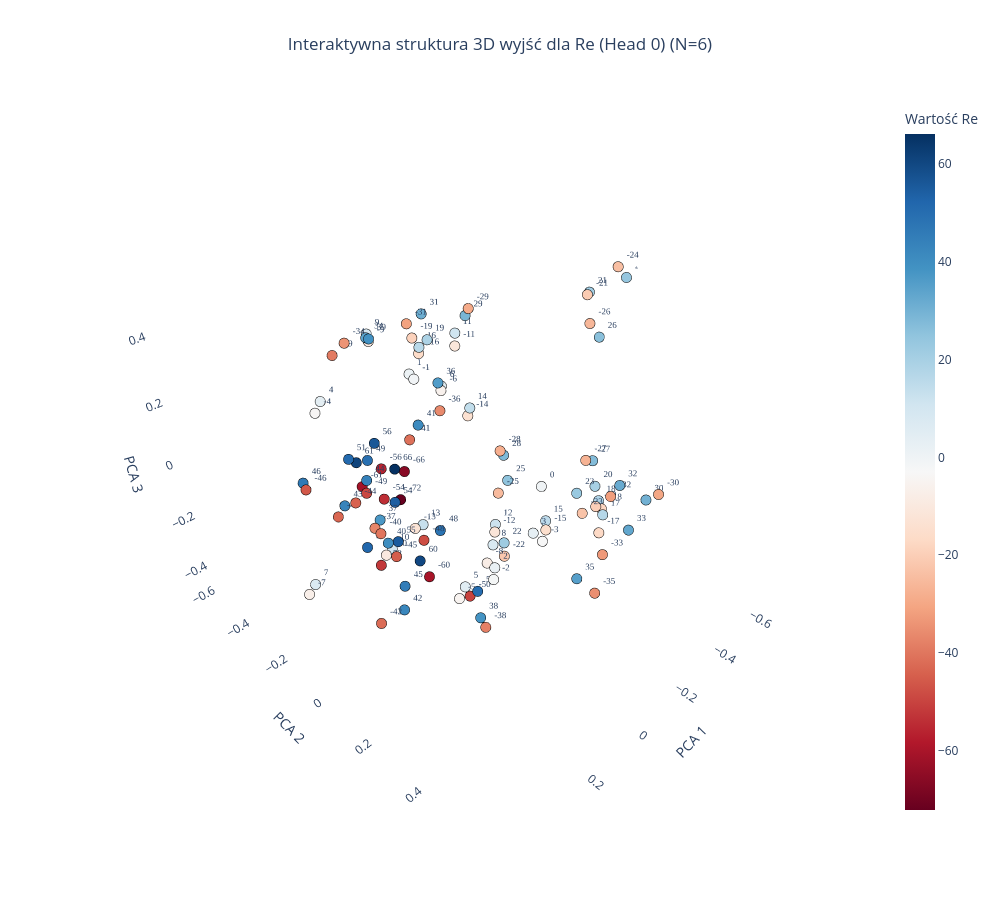
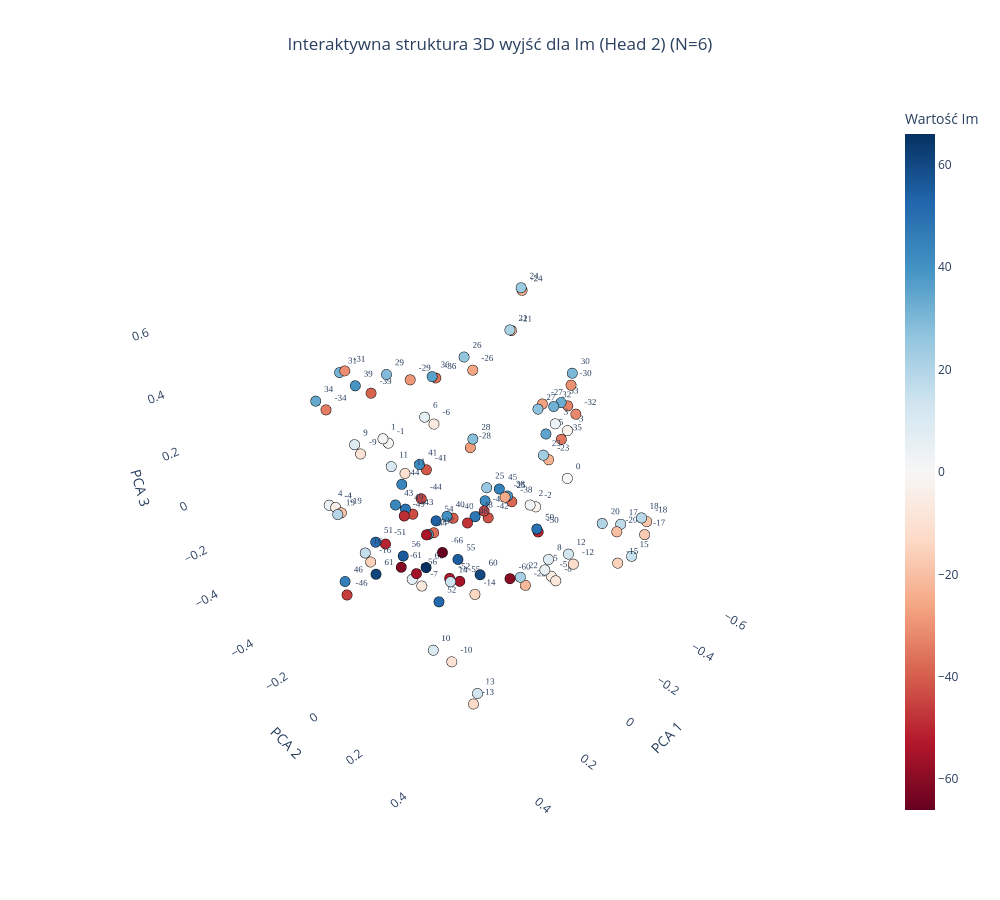

The notebook cell these images were saved under, in order:
### Code cell
plot_output_head_plotly_3d(model, N=N, head_idx=0)

plot_output_head_plotly_3d(model, N=N, head_idx=2)

### Figure 1 — Plotly figure (JSON) as saved in the notebook; plotly's stock layout.template omitted (floating-point values rounded to 4 significant figures)
{"data": [{"hoverinfo": "text", "hovertext": ["Token ID: 0<br>Wartość algebraiczna: -72", "Token ID: 6<br>Wartość algebraiczna: -66", "Token ID: 11<br>Wartość algebraiczna: -61", "Token ID: 12<br>Wartość algebraiczna: -60", "Token ID: 16<br>Wartość algebraiczna: -56", "Token ID: 18<br>Wartość algebraiczna: -54", "Token ID: 20<br>Wartość algebraiczna: -52", "Token ID: 22<br>Wartość algebraiczna: -50", "Token ID: 23<br>Wartość algebraiczna: -49", "Token ID: 24<br>Wartość algebraiczna: -48", "Token ID: 26<br>Wartość algebraiczna: -46", "Token ID: 27<br>Wartość algebraiczna: -45", "Token ID: 28<br>Wartość algebraiczna: -44", "Token ID: 29<br>Wartość algebraiczna: -43", "Token ID: 30<br>Wartość algebraiczna: -42", "Token ID: 31<br>Wartość algebraiczna: -41", "Token ID: 32<br>Wartość algebraiczna: -40", "Token ID: 33<br>Wartość algebraiczna: -39", "Token ID: 34<br>Wartość algebraiczna: -38", "Token ID: 35<br>Wartość algebraiczna: -37", "Token ID: 36<br>Wartość algebraiczna: -36", "Token ID: 37<br>Wartość algebraiczna: -35", "Token ID: 38<br>Wartość algebraiczna: -34", "Token ID: 39<br>Wartość algebraiczna: -33", "Token ID: 40<br>Wartość algebraiczna: -32", "Token ID: 41<br>Wartość algebraiczna: -31", "Token ID: 42<br>Wartość algebraiczna: -30", "Token ID: 43<br>Wartość algebraiczna: -29", "Token ID: 44<br>Wartość algebraiczna: -28", "Token ID: 45<br>Wartość algebraiczna: -27", "Token ID: 46<br>Wartość algebraiczna: -26", "Token ID: 47<br>Wartość algebraiczna: -25", "Token ID: 48<br>Wartość algebraiczna: -24", "Token ID: 49<br>Wartość algebraiczna: -23", "Token ID: 50<br>Wartość algebraiczna: -22", "Token ID: 51<br>Wartość algebraiczna: -21", "Token ID: 52<br>Wartość algebraiczna: -20", "Token ID: 53<br>Wartość algebraiczna: -19", "Token ID: 54<br>Wartość algebraiczna: -18", "Token ID: 55<br>Wartość algebraiczna: -17", "Token ID: 56<br>Wartość algebraiczna: -16", "Token ID: 57<br>Wartość algebraiczna: -15", "Token ID: 58<br>Wartość algebraiczna: -14", "Token ID: 59<br>Wartość algebraiczna: -13", "Token ID: 60<br>Wartość algebraiczna: -12", "Token ID: 61<br>Wartość algebraiczna: -11", "Token ID: 62<br>Wartość algebraiczna: -10", "Token ID: 63<br>Wartość algebraiczna: -9", "Token ID: 64<br>Wartość algebraiczna: -8", "Token ID: 65<br>Wartość algebraiczna: -7", "Token ID: 66<br>Wartość algebraiczna: -6", "Token ID: 67<br>Wartość algebraiczna: -5", "Token ID: 68<br>Wartość algebraiczna: -4", "Token ID: 69<br>Wartość algebraiczna: -3", "Token ID: 70<br>Wartość algebraiczna: -2", "Token ID: 71<br>Wartość algebraiczna: -1", "Token ID: 72<br>Wartość algebraiczna: 0", "Token ID: 73<br>Wartość algebraiczna: 1", "Token ID: 74<br>Wartość algebraiczna: 2", "Token ID: 75<br>Wartość algebraiczna: 3", "Token ID: 76<br>Wartość algebraiczna: 4", "Token ID: 77<br>Wartość algebraiczna: 5", "Token ID: 78<br>Wartość algebraiczna: 6", "Token ID: 79<br>Wartość algebraiczna: 7", "Token ID: 80<br>Wartość algebraiczna: 8", "Token ID: 81<br>Wartość algebraiczna: 9", "Token ID: 82<br>Wartość algebraiczna: 10", "Token ID: 83<br>Wartość algebraiczna: 11", "Token ID: 84<br>Wartość algebraiczna: 12", "Token ID: 85<br>Wartość algebraiczna: 13", "Token ID: 86<br>Wartość algebraiczna: 14", "Token ID: 87<br>Wartość algebraiczna: 15", "Token ID: 88<br>Wartość algebraiczna: 16", "Token ID: 89<br>Wartość algebraiczna: 17", "Token ID: 90<br>Wartość algebraiczna: 18", "Token ID: 91<br>Wartość algebraiczna: 19", "Token ID: 92<br>Wartość algebraiczna: 20", "Token ID: 93<br>Wartość algebraiczna: 21", "Token ID: 94<br>Wartość algebraiczna: 22", "Token ID: 95<br>Wartość algebraiczna: 23", "Token ID: 96<br>Wartość algebraiczna: 24", "Token ID: 97<br>Wartość algebraiczna: 25", "Token ID: 98<br>Wartość algebraiczna: 26", "Token ID: 99<br>Wartość algebraiczna: 27", "Token ID: 100<br>Wartość algebraiczna: 28", "Token ID: 101<br>Wartość algebraiczna: 29", "Token ID: 102<br>Wartość algebraiczna: 30", "Token ID: 103<br>Wartość algebraiczna: 31", "Token ID: 104<br>Wartość algebraiczna: 32", "Token ID: 105<br>Wartość algebraiczna: 33", "Token ID: 106<br>Wartość algebraiczna: 34", "Token ID: 107<br>Wartość algebraiczna: 35", "Token ID: 108<br>Wartość algebraiczna: 36", "Token ID: 109<br>Wartość algebraiczna: 37", "Token ID: 110<br>Wartość algebraiczna: 38", "Token ID: 111<br>Wartość algebraiczna: 39", "Token ID: 112<br>Wartość algebraiczna: 40", "Token ID: 113<br>Wartość algebraiczna: 41", "Token ID: 114<br>Wartość algebraiczna: 42", "Token ID: 115<br>Wartość algebraiczna: 43", "Token ID: 116<br>Wartość algebraiczna: 44", "Token ID: 117<br>Wartość algebraiczna: 45", "Token ID: 118<br>Wartość algebraiczna: 46", "Token ID: 120<br>Wartość algebraiczna: 48", "Token ID: 121<br>Wartość algebraiczna: 49", "Token ID: 122<br>Wartość algebraiczna: 50", "Token ID: 123<br>Wartość algebraiczna: 51", "Token ID: 124<br>Wartość algebraiczna: 52", "Token ID: 126<br>Wartość algebraiczna: 54", "Token ID: 127<br>Wartość algebraiczna: 55", "Token ID: 128<br>Wartość algebraiczna: 56", "Token ID: 132<br>Wartość algebraiczna: 60", "Token ID: 133<br>Wartość algebraiczna: 61", "Token ID: 138<br>Wartość algebraiczna: 66"], "marker": {"color": [-72, -66, -61, -60, -56, -54, -52, -50, -49, -48, -46, -45, -44, -43, -42, -41, -40, -39, -38, -37, -36, -35, -34, -33, -32, -31, -30, -29, -28, -27, -26, -25, -24, -23, -22, -21, -20, -19, -18, -17, -16, -15, -14, -13, -12, -11, -10, -9, -8, -7, -6, -5, -4, -3, -2, -1, 0, 1, 2, 3, 4, 5, 6, 7, 8, 9, 10, 11, 12, 13, 14, 15, 16, 17, 18, 19, 20, 21, 22, 23, 24, 25, 26, 27, 28, 29, 30, 31, 32, 33, 34, 35, 36, 37, 38, 39, 40, 41, 42, 43, 44, 45, 46, 48, 49, 50, 51, 52, 54, 55, 56, 60, 61, 66], "colorbar": {"title": {"text": "Wartość Re"}}, "colorscale": [[0, "rgb(103,0,31)"], [0.1, "rgb(178,24,43)"], [0.2, "rgb(214,96,77)"], [0.3, "rgb(244,165,130)"], [0.4, "rgb(253,219,199)"], [0.5, "rgb(247,247,247)"], [0.6, "rgb(209,229,240)"], [0.7, "rgb(146,197,222)"], [0.8, "rgb(67,147,195)"], [0.9, "rgb(33,102,172)"], [1, "rgb(5,48,97)"]], "line": {"color": "Black", "width": 1}, "showscale": true, "size": 6}, "mode": "markers+text", "text": ["-72", "-66", "-61", "-60", "-56", "-54", "-52", "-50", "-49", "-48", "-46", "-45", "-44", "-43", "-42", "-41", "-40", "-39", "-38", "-37", "-36", "-35", "-34", "-33", "-32", "-31", "-30", "-29", "-28", "-27", "-26", "-25", "-24", "-23", "-22", "-21", "-20", "-19", "-18", "-17", "-16", "-15", "-14", "-13", "-12", "-11", "-10", "-9", "-8", "-7", "-6", "-5", "-4", "-3", "-2", "-1", "0", "1", "2", "3", "4", "5", "6", "7", "8", "9", "10", "11", "12", "13", "14", "15", "16", "17", "18", "19", "20", "21", "22", "23", "24", "25", "26", "27", "28", "29", "30", "31", "32", "33", "34", "35", "36", "37", "38", "39", "40", "41", "42", "43", "44", "45", "46", "48", "49", "50", "51", "52", "54", "55", "56", "60", "61", "66"], "textfont": {"family": "Arial Black", "size": 9}, "textposition": "top right", "type": "scatter3d", "x": [0.08655, 0.008685, 0.1767, 0.1183, 0.09986, 0.2168, 0.1824, 0.09854, 0.2471, 0.2133, 0.2953, 0.3241, 0.4189, 0.3591, 0.4422, 0.1604, 0.3021, 0.2782, 0.2958, 0.2571, 0.1731, 0.07641, 0.2489, 0.1329, -0.162, 0.1146, -0.171, -0.01698, 0.000848, -0.1581, -0.3397, -0.08983, -0.5516, -0.1352, -0.148, -0.5391, -0.453, -0.2432, -0.4741, -0.3647, -0.3589, -0.3263, -0.4337, -0.1099, -0.179, -0.2836, 0.0725, 0.005395, -0.02916, 0.4556, -0.02012, 0.1236, 0.2248, 0.1083, 0.1256, 0.04463, -0.2055, 0.03175, 0.08016, 0.09244, 0.1736, 0.0886, -0.05558, 0.413, -0.08809, -0.03253, 0.02956, -0.2998, -0.2006, -0.1499, -0.4385, -0.3599, -0.367, -0.4117, -0.4957, -0.3122, -0.5129, -0.5732, -0.1745, -0.1756, -0.5955, -0.1297, -0.3812, -0.1991, -0.0238, -0.03079, -0.2075, 0.04272, -0.1892, 0.04532, 0.1777, 0.07118, 0.123, 0.2279, 0.291, 0.2047, 0.2855, 0.1445, 0.3694, 0.3295, 0.3506, 0.3543, 0.2831, 0.1295, 0.1918, 0.1092, 0.2113, 0.1995, 0.1673, 0.1439, 0.08004, 0.1005, 0.1179, 0.04804], "y": [-0.1565, -0.2276, -0.215, -0.005667, -0.2204, -0.06291, -0.1486, 0.1438, -0.09835, 0.08996, -0.3228, 0.111, 0.0943, -0.07658, 0.1838, -0.01026, 0.02391, -0.1435, 0.4001, -0.0614, 0.1236, 0.5498, -0.1299, 0.5988, 0.4028, -0.05366, 0.5365, 0.02691, 0.1591, 0.3163, 0.157, 0.0692, 0.07899, 0.3364, 0.0443, -0.01094, 0.1529, -0.4616, 0.1603, 0.2366, -0.5679, 0.05797, -0.4083, -0.3352, -0.02771, -0.3077, -0.2658, -0.3581, 0.08585, -0.1146, -0.08488, 0.1267, -0.3356, 0.4058, 0.2613, -0.1196, 0.1311, -0.1536, 0.2215, 0.3618, -0.3819, 0.1146, -0.1219, -0.1476, 0.05234, -0.4153, -0.2892, -0.3235, -0.04631, -0.3404, -0.403, 0.02774, -0.5743, 0.2114, 0.1312, -0.4684, 0.09957, -0.03012, 0.01727, 0.2826, 0.08015, 0.06769, 0.1609, 0.3085, 0.1488, 0.001297, 0.4811, -0.08058, 0.4089, 0.6014, -0.1373, 0.4897, 0.06367, -0.07426, 0.3782, -0.09042, 0.03015, 0.00741, 0.186, -0.08529, 0.05058, 0.1756, -0.3536, 0.06159, -0.1574, 0.1853, -0.2178, -0.1857, -0.08018, -0.1085, -0.27, -0.06569, -0.3154, -0.2236], "z": [-0.1279, -0.1028, -0.06331, -0.313, -0.04264, -0.002873, -0.3185, -0.302, 0.01422, -0.05786, -0.06932, -0.03224, 0.1831, 0.009102, -0.1313, 0.1876, -0.02176, 0.4262, -0.09329, -0.07999, 0.3404, -0.02862, 0.4538, 0.1598, 0.05322, 0.485, 0.1278, 0.5084, 0.1577, 0.1271, 0.4005, -0.07708, 0.4739, -0.02501, -0.3686, 0.3645, -0.2822, 0.1675, -0.2987, -0.2887, 0.02787, -0.3599, -0.1837, -0.4576, -0.332, 0.1816, -0.4204, 0.2848, -0.295, -0.2279, 0.2273, -0.3061, 0.1521, 0.06636, -0.1426, 0.2751, -0.08212, 0.2717, -0.156, 0.05639, 0.1478, -0.2925, 0.211, -0.2416, -0.2808, 0.274, -0.435, 0.2139, -0.3249, -0.4675, -0.1514, -0.3593, 0.04635, -0.259, -0.2943, 0.1335, -0.2617, 0.3556, -0.347, -0.008483, 0.4287, -0.05342, 0.3467, 0.1015, 0.127, 0.4759, 0.0599, 0.4777, 0.07804, 0.1797, 0.4397, -0.02495, 0.3711, -0.07543, -0.08056, 0.4635, -0.06013, 0.2336, -0.1347, 0.02434, 0.1894, -0.07051, -0.0679, -0.09085, 0.06484, -0.2479, 0.0482, -0.2607, -0.05078, -0.2252, 0.01363, -0.3005, -0.05951, -0.07165]}], "layout": {"height": 900, "scene": {"xaxis": {"backgroundcolor": "white", "gridcolor": "rgba(200,200,200,0.2)", "title": {"text": "PCA 1"}}, "yaxis": {"backgroundcolor": "white", "gridcolor": "rgba(200,200,200,0.2)", "title": {"text": "PCA 2"}}, "zaxis": {"backgroundcolor": "white", "gridcolor": "rgba(200,200,200,0.2)", "title": {"text": "PCA 3"}}}, "showlegend": false, "title": {"text": "Interaktywna struktura 3D wyjść dla Re (Head 0) (N=6)", "x": 0.5, "xanchor": "center"}, "width": 1000}}

### Figure 2 — Plotly figure (JSON) as saved in the notebook; plotly's stock layout.template omitted (floating-point values rounded to 4 significant figures)
{"data": [{"hoverinfo": "text", "hovertext": ["Token ID: 6<br>Wartość algebraiczna: -66", "Token ID: 11<br>Wartość algebraiczna: -61", "Token ID: 12<br>Wartość algebraiczna: -60", "Token ID: 16<br>Wartość algebraiczna: -56", "Token ID: 17<br>Wartość algebraiczna: -55", "Token ID: 18<br>Wartość algebraiczna: -54", "Token ID: 20<br>Wartość algebraiczna: -52", "Token ID: 21<br>Wartość algebraiczna: -51", "Token ID: 22<br>Wartość algebraiczna: -50", "Token ID: 23<br>Wartość algebraiczna: -49", "Token ID: 24<br>Wartość algebraiczna: -48", "Token ID: 26<br>Wartość algebraiczna: -46", "Token ID: 27<br>Wartość algebraiczna: -45", "Token ID: 28<br>Wartość algebraiczna: -44", "Token ID: 29<br>Wartość algebraiczna: -43", "Token ID: 30<br>Wartość algebraiczna: -42", "Token ID: 31<br>Wartość algebraiczna: -41", "Token ID: 32<br>Wartość algebraiczna: -40", "Token ID: 33<br>Wartość algebraiczna: -39", "Token ID: 34<br>Wartość algebraiczna: -38", "Token ID: 35<br>Wartość algebraiczna: -37", "Token ID: 36<br>Wartość algebraiczna: -36", "Token ID: 37<br>Wartość algebraiczna: -35", "Token ID: 38<br>Wartość algebraiczna: -34", "Token ID: 39<br>Wartość algebraiczna: -33", "Token ID: 40<br>Wartość algebraiczna: -32", "Token ID: 41<br>Wartość algebraiczna: -31", "Token ID: 42<br>Wartość algebraiczna: -30", "Token ID: 43<br>Wartość algebraiczna: -29", "Token ID: 44<br>Wartość algebraiczna: -28", "Token ID: 45<br>Wartość algebraiczna: -27", "Token ID: 46<br>Wartość algebraiczna: -26", "Token ID: 47<br>Wartość algebraiczna: -25", "Token ID: 48<br>Wartość algebraiczna: -24", "Token ID: 49<br>Wartość algebraiczna: -23", "Token ID: 50<br>Wartość algebraiczna: -22", "Token ID: 51<br>Wartość algebraiczna: -21", "Token ID: 52<br>Wartość algebraiczna: -20", "Token ID: 53<br>Wartość algebraiczna: -19", "Token ID: 54<br>Wartość algebraiczna: -18", "Token ID: 55<br>Wartość algebraiczna: -17", "Token ID: 56<br>Wartość algebraiczna: -16", "Token ID: 57<br>Wartość algebraiczna: -15", "Token ID: 58<br>Wartość algebraiczna: -14", "Token ID: 59<br>Wartość algebraiczna: -13", "Token ID: 60<br>Wartość algebraiczna: -12", "Token ID: 61<br>Wartość algebraiczna: -11", "Token ID: 62<br>Wartość algebraiczna: -10", "Token ID: 63<br>Wartość algebraiczna: -9", "Token ID: 64<br>Wartość algebraiczna: -8", "Token ID: 65<br>Wartość algebraiczna: -7", "Token ID: 66<br>Wartość algebraiczna: -6", "Token ID: 67<br>Wartość algebraiczna: -5", "Token ID: 68<br>Wartość algebraiczna: -4", "Token ID: 69<br>Wartość algebraiczna: -3", "Token ID: 70<br>Wartość algebraiczna: -2", "Token ID: 71<br>Wartość algebraiczna: -1", "Token ID: 72<br>Wartość algebraiczna: 0", "Token ID: 73<br>Wartość algebraiczna: 1", "Token ID: 74<br>Wartość algebraiczna: 2", "Token ID: 75<br>Wartość algebraiczna: 3", "Token ID: 76<br>Wartość algebraiczna: 4", "Token ID: 77<br>Wartość algebraiczna: 5", "Token ID: 78<br>Wartość algebraiczna: 6", "Token ID: 79<br>Wartość algebraiczna: 7", "Token ID: 80<br>Wartość algebraiczna: 8", "Token ID: 81<br>Wartość algebraiczna: 9", "Token ID: 82<br>Wartość algebraiczna: 10", "Token ID: 83<br>Wartość algebraiczna: 11", "Token ID: 84<br>Wartość algebraiczna: 12", "Token ID: 85<br>Wartość algebraiczna: 13", "Token ID: 86<br>Wartość algebraiczna: 14", "Token ID: 87<br>Wartość algebraiczna: 15", "Token ID: 88<br>Wartość algebraiczna: 16", "Token ID: 89<br>Wartość algebraiczna: 17", "Token ID: 90<br>Wartość algebraiczna: 18", "Token ID: 91<br>Wartość algebraiczna: 19", "Token ID: 92<br>Wartość algebraiczna: 20", "Token ID: 93<br>Wartość algebraiczna: 21", "Token ID: 94<br>Wartość algebraiczna: 22", "Token ID: 95<br>Wartość algebraiczna: 23", "Token ID: 96<br>Wartość algebraiczna: 24", "Token ID: 97<br>Wartość algebraiczna: 25", "Token ID: 98<br>Wartość algebraiczna: 26", "Token ID: 99<br>Wartość algebraiczna: 27", "Token ID: 100<br>Wartość algebraiczna: 28", "Token ID: 101<br>Wartość algebraiczna: 29", "Token ID: 102<br>Wartość algebraiczna: 30", "Token ID: 103<br>Wartość algebraiczna: 31", "Token ID: 104<br>Wartość algebraiczna: 32", "Token ID: 105<br>Wartość algebraiczna: 33", "Token ID: 106<br>Wartość algebraiczna: 34", "Token ID: 107<br>Wartość algebraiczna: 35", "Token ID: 108<br>Wartość algebraiczna: 36", "Token ID: 109<br>Wartość algebraiczna: 37", "Token ID: 110<br>Wartość algebraiczna: 38", "Token ID: 111<br>Wartość algebraiczna: 39", "Token ID: 112<br>Wartość algebraiczna: 40", "Token ID: 113<br>Wartość algebraiczna: 41", "Token ID: 114<br>Wartość algebraiczna: 42", "Token ID: 115<br>Wartość algebraiczna: 43", "Token ID: 116<br>Wartość algebraiczna: 44", "Token ID: 117<br>Wartość algebraiczna: 45", "Token ID: 118<br>Wartość algebraiczna: 46", "Token ID: 120<br>Wartość algebraiczna: 48", "Token ID: 121<br>Wartość algebraiczna: 49", "Token ID: 122<br>Wartość algebraiczna: 50", "Token ID: 123<br>Wartość algebraiczna: 51", "Token ID: 124<br>Wartość algebraiczna: 52", "Token ID: 126<br>Wartość algebraiczna: 54", "Token ID: 127<br>Wartość algebraiczna: 55", "Token ID: 128<br>Wartość algebraiczna: 56", "Token ID: 132<br>Wartość algebraiczna: 60", "Token ID: 133<br>Wartość algebraiczna: 61", "Token ID: 138<br>Wartość algebraiczna: 66"], "marker": {"color": [-66, -61, -60, -56, -55, -54, -52, -51, -50, -49, -48, -46, -45, -44, -43, -42, -41, -40, -39, -38, -37, -36, -35, -34, -33, -32, -31, -30, -29, -28, -27, -26, -25, -24, -23, -22, -21, -20, -19, -18, -17, -16, -15, -14, -13, -12, -11, -10, -9, -8, -7, -6, -5, -4, -3, -2, -1, 0, 1, 2, 3, 4, 5, 6, 7, 8, 9, 10, 11, 12, 13, 14, 15, 16, 17, 18, 19, 20, 21, 22, 23, 24, 25, 26, 27, 28, 29, 30, 31, 32, 33, 34, 35, 36, 37, 38, 39, 40, 41, 42, 43, 44, 45, 46, 48, 49, 50, 51, 52, 54, 55, 56, 60, 61, 66], "colorbar": {"title": {"text": "Wartość Im"}}, "colorscale": [[0, "rgb(103,0,31)"], [0.1, "rgb(178,24,43)"], [0.2, "rgb(214,96,77)"], [0.3, "rgb(244,165,130)"], [0.4, "rgb(253,219,199)"], [0.5, "rgb(247,247,247)"], [0.6, "rgb(209,229,240)"], [0.7, "rgb(146,197,222)"], [0.8, "rgb(67,147,195)"], [0.9, "rgb(33,102,172)"], [1, "rgb(5,48,97)"]], "line": {"color": "Black", "width": 1}, "showscale": true, "size": 6}, "mode": "markers+text", "text": ["-66", "-61", "-60", "-56", "-55", "-54", "-52", "-51", "-50", "-49", "-48", "-46", "-45", "-44", "-43", "-42", "-41", "-40", "-39", "-38", "-37", "-36", "-35", "-34", "-33", "-32", "-31", "-30", "-29", "-28", "-27", "-26", "-25", "-24", "-23", "-22", "-21", "-20", "-19", "-18", "-17", "-16", "-15", "-14", "-13", "-12", "-11", "-10", "-9", "-8", "-7", "-6", "-5", "-4", "-3", "-2", "-1", "0", "1", "2", "3", "4", "5", "6", "7", "8", "9", "10", "11", "12", "13", "14", "15", "16", "17", "18", "19", "20", "21", "22", "23", "24", "25", "26", "27", "28", "29", "30", "31", "32", "33", "34", "35", "36", "37", "38", "39", "40", "41", "42", "43", "44", "45", "46", "48", "49", "50", "51", "52", "54", "55", "56", "60", "61", "66"], "textfont": {"family": "Arial Black", "size": 9}, "textposition": "top right", "type": "scatter3d", "x": [0.1794, 0.2716, 0.03618, 0.2875, 0.1653, 0.1501, 0.1167, 0.2694, -0.1423, 0.1613, -0.02661, 0.3601, -0.1887, -0.03729, 0.03217, -0.2259, 0.01149, -0.1216, 0.02222, -0.3926, 0.002916, -0.1626, -0.4832, 0.1321, -0.6268, -0.4372, 0.09928, -0.4961, -0.007899, -0.1811, -0.3194, -0.06816, -0.1338, -0.1027, -0.3183, -0.05555, 0.02804, -0.09878, 0.4902, -0.1746, -0.2114, 0.5705, -0.006496, 0.4185, 0.3802, -0.0007495, 0.3542, 0.2861, 0.3572, -0.1036, 0.07609, 0.08908, -0.1351, 0.3015, -0.4681, -0.3292, 0.1329, -0.181, 0.1548, -0.3043, -0.4364, 0.313, -0.1169, 0.09247, 0.1003, -0.1046, 0.3612, 0.3121, 0.3628, 0.002127, 0.3546, 0.4313, -0.04892, 0.5661, -0.1593, -0.1658, 0.5081, -0.07497, 0.03054, -0.0447, -0.2982, -0.0854, -0.1026, -0.07703, -0.3003, -0.1966, 0.02955, -0.4979, 0.1118, -0.3718, -0.5989, 0.1732, -0.4329, -0.1463, 0.02693, -0.3688, 0.06793, -0.104, 0.02923, -0.2789, 0.0535, 0.01376, -0.1783, 0.3414, -0.06621, 0.1408, -0.1057, 0.2642, 0.1772, 0.08526, 0.1024, 0.2682, 0.07242, 0.3494, 0.2237], "y": [0.06411, -0.02887, 0.2188, 0.06371, 0.1249, -0.04278, 0.02477, -0.1033, 0.175, -0.1353, -0.03677, -0.2164, -0.1188, -0.2821, -0.2487, -0.1348, -0.1903, -0.2098, -0.444, -0.1723, -0.1761, -0.3238, -0.02565, -0.5571, -0.12, 0.06594, -0.4714, -0.009201, -0.2728, -0.1788, 0.01688, -0.05006, 0.03236, 0.108, 0.05745, 0.2048, 0.1928, 0.5049, 0.003337, 0.5514, 0.5285, 0.2301, 0.5804, 0.4491, 0.4021, 0.4336, 0.1207, 0.2106, -0.06751, 0.2919, -0.168, -0.05644, 0.247, -0.3104, 0.01087, 0.00101, -0.2273, 0.2487, -0.2245, -0.004306, -0.01944, -0.3289, 0.233, -0.0939, -0.1899, 0.2559, -0.0857, 0.1545, 0.07456, 0.4152, 0.3929, 0.3733, 0.5951, 0.2044, 0.4753, 0.5382, 0.01246, 0.4681, 0.1894, 0.191, 0.04989, 0.1197, -0.02224, -0.09642, 0.0153, -0.1822, -0.3442, -0.008807, -0.4833, 0.02232, -0.1302, -0.5491, -0.05589, -0.3237, -0.1775, -0.1734, -0.4654, -0.2229, -0.2035, -0.2031, -0.315, -0.3223, -0.03647, -0.2468, -0.04075, -0.1526, 0.1994, -0.1617, 0.03653, -0.06752, 0.05095, -0.01928, 0.1218, -0.05796, 0.03463], "z": [-0.0915, -0.1535, -0.1939, -0.1097, -0.1818, -0.1018, -0.2675, -0.1047, -0.134, -0.07101, -0.152, -0.3408, -0.2386, -0.19, -0.2014, -0.3006, 0.008018, -0.2852, 0.1999, -0.3389, -0.2597, 0.2319, -0.02756, 0.1327, 0.008118, 0.1396, 0.3047, 0.196, 0.3088, 0.009144, 0.2094, 0.4086, -0.06396, 0.7056, 0.007818, -0.2935, 0.6613, 0.08806, 0.2072, 0.1087, 0.02436, 0.2231, 0.07489, 0.1569, -0.3386, -0.01891, 0.3307, -0.3861, 0.3026, -0.2471, -0.4581, 0.2848, -0.2774, -0.05579, 0.03387, -0.2316, 0.1552, 0.1016, 0.1834, -0.2123, 0.06252, -0.05025, -0.2467, 0.294, -0.4244, -0.1786, 0.3273, -0.357, 0.3341, 0.01031, -0.3222, 0.1581, 0.08251, 0.2345, 0.06358, 0.1199, 0.2167, 0.1113, 0.6627, -0.2593, 0.0329, 0.7223, -0.03723, 0.4318, 0.1975, 0.03576, 0.3146, 0.2422, 0.2988, 0.1792, 0.0302, 0.1886, 0.004906, 0.2439, -0.254, -0.2994, 0.2385, -0.2743, 0.03184, -0.2891, -0.1859, -0.1207, -0.09081, -0.3125, -0.1499, -0.06399, -0.08564, -0.1353, -0.3238, -0.09593, -0.1774, -0.1028, -0.2168, -0.1512, -0.145]}], "layout": {"height": 900, "scene": {"xaxis": {"backgroundcolor": "white", "gridcolor": "rgba(200,200,200,0.2)", "title": {"text": "PCA 1"}}, "yaxis": {"backgroundcolor": "white", "gridcolor": "rgba(200,200,200,0.2)", "title": {"text": "PCA 2"}}, "zaxis": {"backgroundcolor": "white", "gridcolor": "rgba(200,200,200,0.2)", "title": {"text": "PCA 3"}}}, "showlegend": false, "title": {"text": "Interaktywna struktura 3D wyjść dla Im (Head 2) (N=6)", "x": 0.5, "xanchor": "center"}, "width": 1000}}
